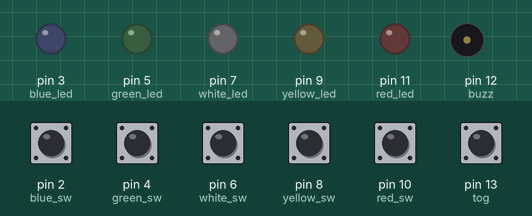
This sketch was run on a simulated Arduino Uno, built with avr-gcc and run on an emulated ATmega328P. Parts: output pins drawn as LEDs (lit = HIGH), buzzer (waves = sounding). The inputs (shaded band) are chosen by the test bench; at power-on: pin 2 (blue_sw), pin 4 (green_sw), pin 6 (white_sw), pin 8 (yellow_sw), pin 10 (red_sw), pin 13 (tog) HIGH. Random numbers use the default seed unless the sketch sets one.

Above: at 1.2 s.
1.3 s: pin 13 (tog) pulled LOW for 0.15 s
At 1.98 s:
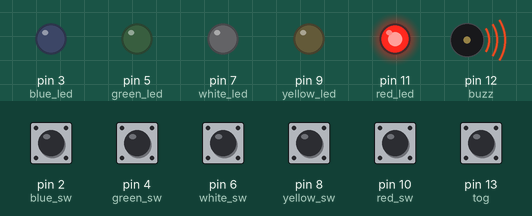
At 2.73 s:
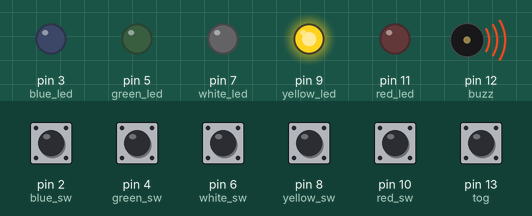
7.3 s: pin 13 (tog) pulled LOW for 0.15 s
At 9.8 s:
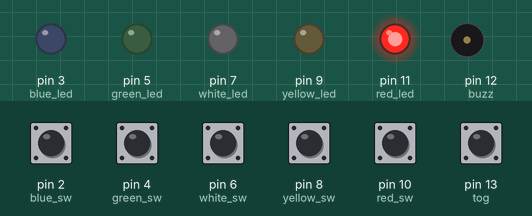
10.4 s: pin 10 (red_sw) pulled LOW for 0.15 s
Timing chart, 0 to 14.8 s (numbered marks = the images above; inputs shaded):
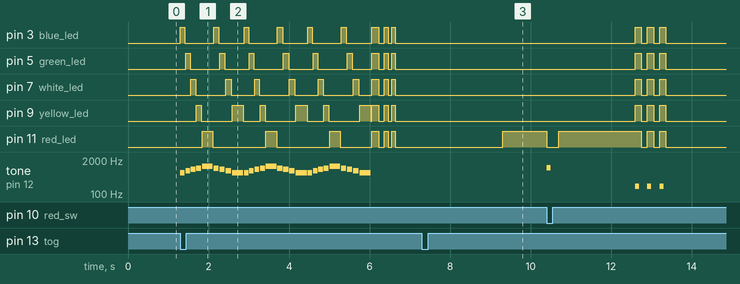

The sketch:

tej4_culm.ino
```cpp
int blue_sw = 2;
int blue_led = 3;
int green_sw = 4;
int green_led = 5;
int white_sw = 6;
int white_led = 7;
int yellow_sw = 8;
int yellow_led = 9;
int red_sw = 10;
int red_led = 11;

int tog = 13;
int buzz = 12;

bool consoleOn = false;
int modeClicks = 0;
unsigned long lastClick = 0;
const unsigned long clickTimeout = 2000;

void setup() {
  pinMode(blue_sw, INPUT_PULLUP);
  pinMode(blue_led, OUTPUT);
  pinMode(green_sw, INPUT_PULLUP);
  pinMode(green_led, OUTPUT);
  pinMode(white_sw, INPUT_PULLUP);
  pinMode(white_led, OUTPUT);
  pinMode(yellow_sw, INPUT_PULLUP);
  pinMode(yellow_led, OUTPUT);
  pinMode(red_sw, INPUT_PULLUP);
  pinMode(red_led, OUTPUT);
  pinMode(tog, INPUT_PULLUP);
  pinMode(buzz, OUTPUT);
}

void loop() {
  if (!consoleOn && digitalRead(tog) == LOW) {
    consoleOn = true;
    startupSequence();
  }

  if (consoleOn) {
    if (digitalRead(tog) == LOW && millis() - lastClick > 250) {
      modeClicks++;
      lastClick = millis();
    }

    if (modeClicks > 0 && millis() - lastClick > clickTimeout) {
      if (modeClicks == 1) {
        whackALight();
      } else if (modeClicks == 2) {
        simonSays();
      }
      modeClicks = 0;
    }
  }
}

void startupSequence() {
  int leds[] = {blue_led, green_led, white_led, yellow_led, red_led};
  int melody[] = {659, 784, 880, 987, 1175, 987, 880, 784, 659};
  int noteDurations[] = {140, 140, 140, 140, 280, 140, 140, 140, 280};
  int numNotes = sizeof(melody) / sizeof(melody[0]);

  for (int repeat = 0; repeat < 3; repeat++) {
    for (int i = 0; i < numNotes; i++) {
      tone(buzz, melody[i]);
      int ledIndex = i % 5;
      digitalWrite(leds[ledIndex], HIGH);
      int speedUp = map(i, 0, numNotes - 1, 30, 0);
      delay(noteDurations[i] - speedUp);
      digitalWrite(leds[ledIndex], LOW);
      noTone(buzz);
      delay(20);
    }
  }

  for (int i = 0; i < 5; i++) {
    digitalWrite(leds[i], HIGH);
  }
  delay(180);
  for (int i = 0; i < 5; i++) {
    digitalWrite(leds[i], LOW);
  }
  delay(140);

  for (int i = 0; i < 2; i++) {
    for (int j = 0; j < 5; j++) {
      digitalWrite(leds[j], HIGH);
    }
    delay(90);
    for (int j = 0; j < 5; j++) {
      digitalWrite(leds[j], LOW);
    }
    delay(90);
  }
  noTone(buzz);
}

void whackALight() {
  int leds[] = {blue_led, green_led, white_led, yellow_led, red_led};
  int buttons[] = {blue_sw, green_sw, white_sw, yellow_sw, red_sw};
  int activeIndex;
  int waitTime = 2000;

  randomSeed(analogRead(0));
  bool playing = true;

  while (playing) {
    activeIndex = random(0, 5);
    digitalWrite(leds[activeIndex], HIGH);
    unsigned long startTime = millis();
    bool hit = false;

    while (millis() - startTime < waitTime) {
      if (digitalRead(buttons[activeIndex]) == LOW) {
        hit = true;
        break;
      }
      for (int i = 0; i < 5; i++) {
        if (i != activeIndex && digitalRead(buttons[i]) == LOW) {
          playing = false;
          break;
        }
      }
      if (!playing) break;
    }

    digitalWrite(leds[activeIndex], LOW);

    if (hit) {
      tone(buzz, 1000, 100);
      delay(300);
      waitTime *= 0.95;
    } else {
      playing = false;
    }
  }

  for (int i = 0; i < 3; i++) {
    for (int j = 0; j < 5; j++) digitalWrite(leds[j], HIGH);
    tone(buzz, 200, 100);
    delay(150);
    for (int j = 0; j < 5; j++) digitalWrite(leds[j], LOW);
    delay(150);
  }

  delay(2000);
}

void simonSays() {
  int leds[] = {blue_led, green_led, white_led, yellow_led, red_led};
  int buttons[] = {blue_sw, green_sw, white_sw, yellow_sw, red_sw};
  int sequence[50];
  int waitTime = 3000;
  int seqLen = 0;
  bool playing = true;

  randomSeed(analogRead(0));
  delay(300);

  while (playing && seqLen < 50) {
    int next = random(0, 5);
    sequence[seqLen] = next;
    seqLen++;

    for (int i = 0; i < seqLen; i++) {
      digitalWrite(leds[sequence[i]], HIGH);
      tone(buzz, 300 + sequence[i] * 100, 200);
      delay(400);
      digitalWrite(leds[sequence[i]], LOW);
      delay(150);
    }

    for (int i = 0; i < seqLen; i++) {
      bool correct = false;
      unsigned long start = millis();
      while (millis() - start < waitTime) {
        for (int j = 0; j < 5; j++) {
          if (digitalRead(buttons[j]) == LOW) {
            digitalWrite(leds[j], HIGH);
            tone(buzz, 600 + j * 70, 200);
            delay(250);
            digitalWrite(leds[j], LOW);
            noTone(buzz);
            if (j == sequence[i]) {
              correct = true;
            }
            while (digitalRead(buttons[j]) == LOW);
            break;
          }
        }
        if (correct) break;
      }
      if (!correct) {
        playing = false;
        break;
      }
    }

    delay(400);
  }

  for (int i = 0; i < 3; i++) {
    for (int j = 0; j < 5; j++) digitalWrite(leds[j], HIGH);
    tone(buzz, 200, 150);
    delay(200);
    for (int j = 0; j < 5; j++) digitalWrite(leds[j], LOW);
    delay(200);
  }

  delay(1000);
  noTone(buzz);
}
```

Measured:
- after the input at 1.3 s, pin 3 (blue_led): goes 6 × (HIGH 0.11 s, LOW 0.72 s), HIGH 0.18 s, LOW 0.14 s, HIGH 0.09 s, LOW 0.09 s, HIGH 0.09 s, then LOW, starting at once; pin 5 (green_led): LOW → HIGH after 0.13 s, → LOW 0.11 s later, → HIGH 0.73 s later, → LOW 0.13 s later, … (18 changes in this stretch)
- after the input at 7.3 s, pin 11 (red_led): LOW → HIGH after 2.0 s
